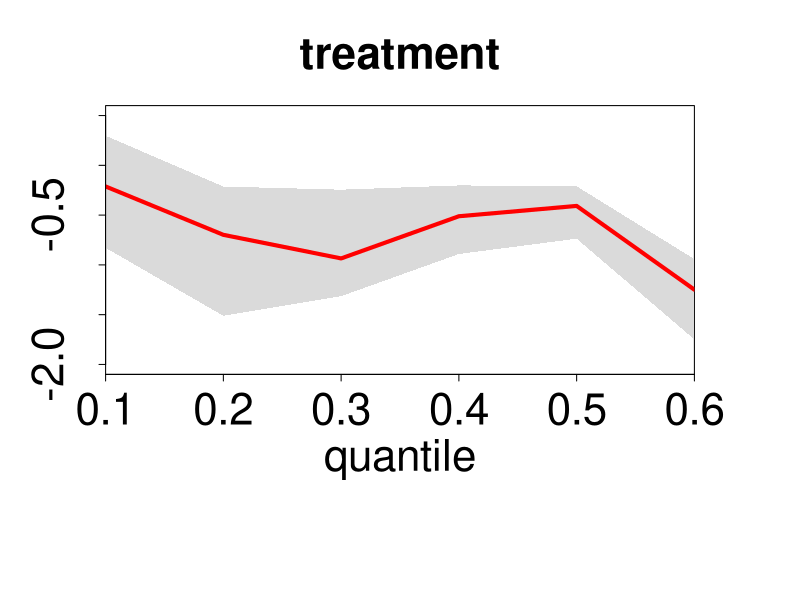

This chart was generated by the following R code: (Note: this script raises an error after producing the figure.)
path = getwd() #set path to the folder empirical/
setwd(path)
test = FALSE
fullestimation = read.csv("bootstrap_results.csv")
covNames = c("intercept","treatment","age")
fullestimation$cov = rep(covNames,nrow(fullestimation)/3)
par(mfrow=c(1,1), mar=c(5,4,4,2)+0.1)
save = TRUE
plot_conf = cbind(covNames[2:3], c(-2,-0.15), c(0.5,0.02))
for(i in 1:nrow(plot_conf)){
  cov = plot_conf[i,1]
  png(filename=paste(cov,".png",sep = ""),width = 800, height = 800)
  layout(matrix(c(1,1,1,1,1,1,1,1,1,1,1,1,2,2,2), nrow = 5, ncol = 3, byrow = TRUE))
  y <- cbind(fullestimation[fullestimation$cov == cov,"Estimation"])
  # z = cbind(
  #   fullestimation[, c(cov)] + 1.96 * fullestimation[, c(paste("sd_", cov, sep = ""))],
  #   fullestimation[, c(cov)] - 1.96 * fullestimation[, c(paste("sd_", cov, sep = ""))]
  # )
  z = cbind(
    fullestimation[fullestimation$cov == cov,"CI025"],
    fullestimation[fullestimation$cov == cov,"CI975"]
  )
  ylims = c(as.numeric(plot_conf[i,2]),as.numeric(plot_conf[i,3]))
  
  par(mar=c(6,6, 6,6)+2, mgp=c(6.5,3,0))
  plot(1, type="n",ylab="",  xlab="quantile",xlim=c(0.1,0.6), ylim=ylims, 
       main = cov,cex.lab=4, cex.axis = 4, cex.main=4,yaxt="n", xaxs="i")
  
  
  polygon(c(fullestimation[fullestimation$cov == cov,"u"], 
            rev(fullestimation[fullestimation$cov == cov,"u"])), c(z[,1], rev(z[,2])),
          col = "#DADADA",border = NA)
  lines(fullestimation[fullestimation$cov == cov,"u"],y[,1],col="red", lty=1, lwd=4)
  #lines(fullestimation[fullestimation$cov == cov,"u"],rep(0,length(fullestimation[fullestimation$cov == cov,"u"])),col="blue", lty=1, lwd=4)
  #lines(fullestimation$u,y[,2],col="blue", lty=3, lwd=4)
  axis(2,cex.axis = 4)
  plot.new()
  if(cov == "treatment"){
    legend(x = "bottom",
           inset = c(0,0), legend=c("Estimate","Bootstrap CI"),xjust = 1,
           col=  c("red","#DADADA"),
           fill = c(NA,"#DADADA"), bty = "n",
           lty=c(1,NA), border = c(NA,NA),cex=4,x.intersp = c(0.25,-1.4),
           trace = TRUE ,xpd =TRUE, horiz=TRUE, lwd=4, text.width = c(0.25, 0.35))
    
  }# 
  if(cov == "age"){
    legend(x = "bottom",
           inset = c(0, 0), legend=c("Estimate","Bootstrap CI"),xjust = 1,
           col=  c("red","#DADADA"),
           fill = c(NA,"#DADADA"), bty = "n",
           lty=c(1,NA), border = c(NA,NA),cex=4,x.intersp = c(0.25,-1.4), trace = TRUE ,xpd =TRUE, horiz=TRUE, lwd=4, text.width = c(0.25, 0.35))
    
  }
  #   
  # readline(prompt="Press [enter] to continue")
  dev.off()
}


library(dplyr)

# Create a custom function to calculate the color of each bar
get_bar_colors <- function(times, deltas, breaks) {
  # Create a data frame with the times and deltas
  aux <- data.frame(times = times, deltas = deltas)
  
  # Calculate the range for each bin
  bin_ranges <- cut(aux$times, breaks = breaks, right = FALSE, include.lowest = TRUE)
  
  # Calculate the proportion of censored data in each bin
  bin_censored <- aux %>%
    mutate(bin = bin_ranges) %>%
    group_by(bin) %>%
    summarize(censored_proportion = mean(deltas)) %>%
    pull(censored_proportion)
  
  # Calculate the color for each bin based on the proportion of censored data
  bar_colors = sapply(bin_censored, function(value)gray.colors(1, start = value))
  #bar_colors <- gray.colors(breaks - 1, start = 1, end = 0)[match(bin_ranges, unique(bin_ranges))]
  
  return(bar_colors)
}

# Define the number of breaks (bins) for the histogram
breaks <-15

data = read.csv("data.csv")
# Calculate the bar colors
bar_colors <- get_bar_colors(data$days, data$delta, breaks)
png(filename="histogram.png",width = 800, height = 600)
# Create the histogram with the custom bar colors
hist(data$days, breaks = breaks, col = bar_colors, xlab = "Days", main = "",cex.axis = 1.5, cex.lab = 1.5, cex.main = 2)
dev.off()
